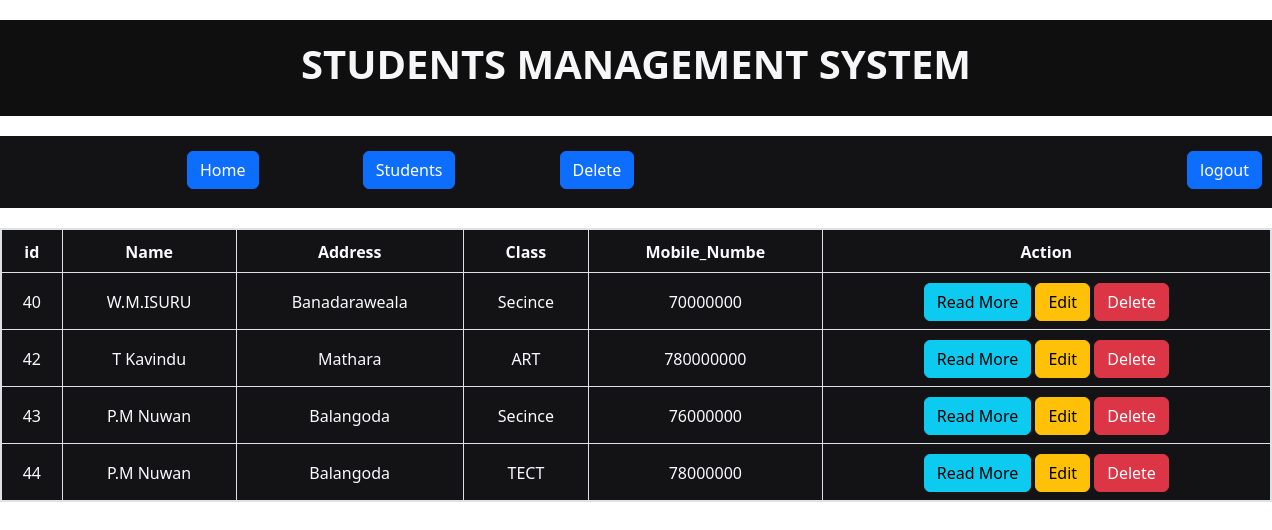
The page / on the database its author committed.
### tables this page shows
CREATE TABLE `12_students` (
  `id` int(10) NOT NULL,
  `Name` varchar(50) NOT NULL,
  `Address` varchar(100) NOT NULL,
  `Class` varchar(40) NOT NULL,
  `Mobile_Numbe` int(10) NOT NULL,
  `description` text NOT NULL
);

### index.php (the view, shortened to what this page needs)
<!DOCTYPE html>
<html lang="en">
<head>
    <link rel="stylesheet" href="https://cdn.jsdelivr.net/npm/bootstrap@5.2.2/dist/css/bootstrap.min.css">
    <link rel="stylesheet" href="style.css">
</head>
<body>
    <div id="header">
        <h1>Students Management System</h1>
    </div>
    <div class="headerm">
    <ul>
    <li><a href="index.php" class="btn btn-primary" >Home</a></li>
    <li><a href="create.php" class="btn btn-primary">Students</a></li>
    <li><a href="Del.php" class="btn btn-primary">Delete</a></li>
    <div id="logbtn"><a href="logout.php" class="btn btn-primary">logout</a></div>
    </div>
    <table class="table table-bordered">
        <thead>
            <tr>
                <th>id</th>
                <th>Name</th>
                <th>Address</th>
                <th>Class</th>
                <th>Mobile_Numbe</th>
                <th>Action</th>
            </tr>
        </thead>
        <tbody>
            <?php
            include('connect.php');
            $sqlSelect = "SELECT * FROM 12_students";
            $result = mysqli_query($conn, $sqlSelect);
            while ($data = mysqli_fetch_array($result)) {
            ?>
                <tr>
                    <td><?php echo $data['id']; ?></td>
                    <td><?php echo $data['Name']; ?></td>
                    <td><?php echo $data['Address']; ?></td>
                    <td><?php echo $data['Class']; ?></td>
                    <td><?php echo $data['Mobile_Numbe']; ?></td>
                    <td>
                        <a href="view.php?id=<?php echo $data['id']; ?>" class="btn btn-info">Read More</a>
                        <a href="edit.php?id=<?php echo $data['id']; ?>" class="btn btn-warning">Edit</a>
                        <a href="delete.php?id=<?php echo $data['id']; ?>" class="btn btn-danger">Delete</a>
                    </td>
                </tr>
            <?php
            }
            ?>
        </tbody>
    </table>
</body>
</html>

### style.css (style rules this page uses)
body { background-image:url(img/bg.jpg); }
#header { text-align: center; background-color: #0f0f10; padding: 20px; margin-bottom: 20px; margin-top: 20px; margin-bottom: 20px; }
#header h1 { color: #f6f6f9; font-size: 40px; font-style: unset; font-weight: 700; text-transform: uppercase; }
.headerm { padding-left: 55px; padding-top: 15px; padding-bottom: 3px; margin-top: 20px; margin-bottom: 20px; background-color: #131315; }
.headerm ul li { display: inline-block; margin-left: 100px; }
#logbtn { margin-top:-38px ; margin-left: 1100px; }
table { border: 2px solid; text-align: center; background-color: #131315; }
table th { text-align: center; color: #faf9fe; }
table td { text-align: center; color: #faf9fe; }

### index.php (style rules this page uses)
table td, table th { vertical-align: middle; text-align: right; padding-top: 10px !important; }

### rows shown on the page
12_students: id "40", Name "W.M.ISURU", Address "Banadaraweala", Class "Secince", Mobile_Numbe "70000000"
12_students: id "42", Name "T Kavindu", Address "Mathara", Class "ART", Mobile_Numbe "780000000"
12_students: id "43", Name "P.M Nuwan", Address "Balangoda", Class "Secince", Mobile_Numbe "76000000"
12_students: id "44", Name "P.M Nuwan", Address "Balangoda", Class "TECT", Mobile_Numbe "78000000"
